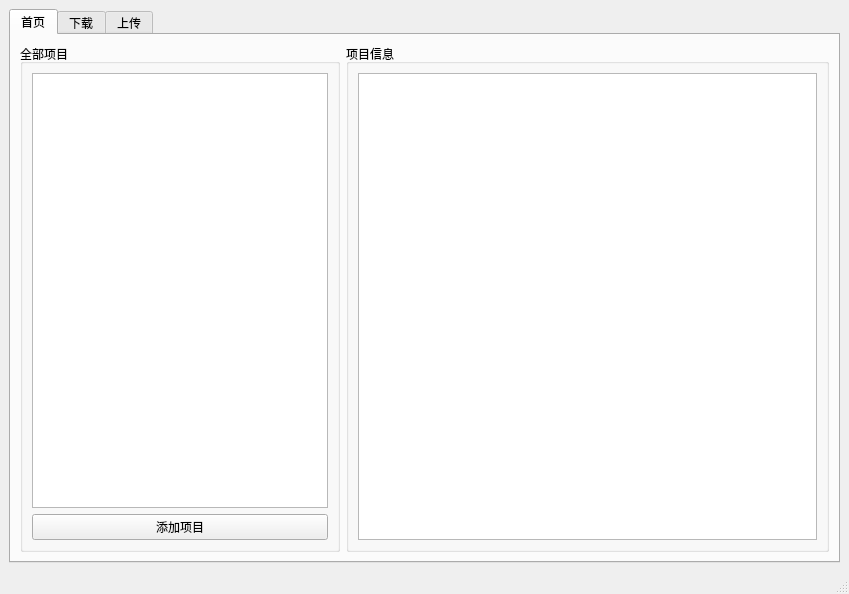
<?xml version="1.0" encoding="UTF-8"?>
<ui version="4.0">
 <class>MainWindow</class>
 <widget class="QMainWindow" name="MainWindow">
  <property name="geometry">
   <rect>
    <x>0</x>
    <y>0</y>
    <width>849</width>
    <height>594</height>
   </rect>
  </property>
  <property name="windowTitle">
   <string>MainWindow</string>
  </property>
  <widget class="QWidget" name="centralwidget">
   <layout class="QVBoxLayout" name="verticalLayout_3">
    <item>
     <widget class="QTabWidget" name="tabWidget">
      <property name="currentIndex">
       <number>0</number>
      </property>
      <widget class="QWidget" name="tab">
       <attribute name="title">
        <string>首页</string>
       </attribute>
       <layout class="QHBoxLayout" name="horizontalLayout">
        <item>
         <widget class="QGroupBox" name="groupBox_3">
          <property name="minimumSize">
           <size>
            <width>320</width>
            <height>0</height>
           </size>
          </property>
          <property name="maximumSize">
           <size>
            <width>320</width>
            <height>16777215</height>
           </size>
          </property>
          <property name="title">
           <string>全部项目</string>
          </property>
          <layout class="QVBoxLayout" name="verticalLayout_2">
           <item>
            <widget class="QListView" name="listView"/>
           </item>
           <item>
            <widget class="QPushButton" name="pushButton">
             <property name="text">
              <string>添加项目</string>
             </property>
            </widget>
           </item>
          </layout>
         </widget>
        </item>
        <item>
         <widget class="QGroupBox" name="groupBox_4">
          <property name="title">
           <string>项目信息</string>
          </property>
          <layout class="QVBoxLayout" name="verticalLayout_6">
           <item>
            <widget class="QListView" name="listView_3"/>
           </item>
          </layout>
         </widget>
        </item>
       </layout>
      </widget>
      <widget class="QWidget" name="tab_2">
       <attribute name="title">
        <string>下载</string>
       </attribute>
       <layout class="QHBoxLayout" name="horizontalLayout_3">
        <item>
         <widget class="QGroupBox" name="groupBox">
          <property name="title">
           <string>正在下载</string>
          </property>
          <layout class="QVBoxLayout" name="verticalLayout_5">
           <item>
            <widget class="QListView" name="listView_2"/>
           </item>
          </layout>
         </widget>
        </item>
       </layout>
      </widget>
      <widget class="QWidget" name="tab_3">
       <attribute name="title">
        <string>上传</string>
       </attribute>
       <layout class="QVBoxLayout" name="verticalLayout">
        <item>
         <widget class="QGroupBox" name="groupBox_2">
          <property name="title">
           <string>上传产品</string>
          </property>
          <layout class="QVBoxLayout" name="verticalLayout_4">
           <item>
            <layout class="QFormLayout" name="formLayout">
             <item row="0" column="0">
              <widget class="QPushButton" name="pushButton_2">
               <property name="text">
                <string>选择文件</string>
               </property>
              </widget>
             </item>
             <item row="0" column="1">
              <widget class="QLineEdit" name="lineEdit"/>
             </item>
             <item row="1" column="0">
              <widget class="QLabel" name="label">
               <property name="text">
                <string>产品名称:</string>
               </property>
              </widget>
             </item>
             <item row="1" column="1">
              <widget class="QLineEdit" name="lineEdit_2"/>
             </item>
             <item row="2" column="0">
              <widget class="QLabel" name="label_2">
               <property name="text">
                <string>所属项目</string>
               </property>
              </widget>
             </item>
             <item row="2" column="1">
              <widget class="QComboBox" name="comboBox"/>
             </item>
             <item row="3" column="0">
              <widget class="QLabel" name="label_3">
               <property name="text">
                <string>产品类型</string>
               </property>
              </widget>
             </item>
             <item row="3" column="1">
              <widget class="QComboBox" name="comboBox_2"/>
             </item>
             <item row="4" column="0">
              <widget class="QLabel" name="label_4">
               <property name="text">
                <string>版本说明</string>
               </property>
              </widget>
             </item>
             <item row="4" column="1">
              <widget class="QTextEdit" name="textEdit"/>
             </item>
            </layout>
           </item>
           <item>
            <widget class="QPushButton" name="pushButton_3">
             <property name="text">
              <string>点击保存</string>
             </property>
            </widget>
           </item>
          </layout>
         </widget>
        </item>
       </layout>
      </widget>
     </widget>
    </item>
   </layout>
  </widget>
  <widget class="QMenuBar" name="menubar">
   <property name="geometry">
    <rect>
     <x>0</x>
     <y>0</y>
     <width>849</width>
     <height>22</height>
    </rect>
   </property>
  </widget>
  <widget class="QStatusBar" name="statusbar"/>
 </widget>
 <resources/>
 <connections/>
</ui>
